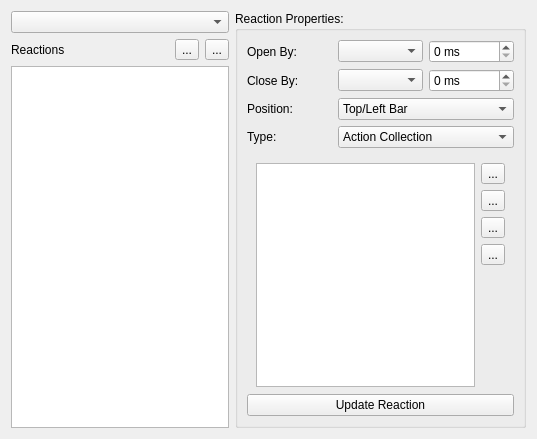
<?xml version="1.0" encoding="UTF-8"?>
<ui version="4.0">
 <class>ToolBarUIItemOptions</class>
 <widget class="QWidget" name="ToolBarUIItemOptions">
  <property name="geometry">
   <rect>
    <x>0</x>
    <y>0</y>
    <width>537</width>
    <height>439</height>
   </rect>
  </property>
  <property name="windowTitle">
   <string>Form</string>
  </property>
  <layout class="QHBoxLayout" name="horizontalLayout_2">
   <item>
    <layout class="QVBoxLayout" name="verticalLayout">
     <item>
      <widget class="QComboBox" name="toolbarCmb"/>
     </item>
     <item>
      <layout class="QHBoxLayout" name="horizontalLayout">
       <item>
        <widget class="QLabel" name="label_6">
         <property name="text">
          <string>Reactions</string>
         </property>
        </widget>
       </item>
       <item>
        <widget class="QToolButton" name="reactionAddBtn">
         <property name="text">
          <string>...</string>
         </property>
         <property name="icon">
          <iconset theme="list-add">
           <normaloff>../../../../../.designer/backup</normaloff>../../../../../.designer/backup</iconset>
         </property>
        </widget>
       </item>
       <item>
        <widget class="QToolButton" name="reactionRemoveBtn">
         <property name="text">
          <string>...</string>
         </property>
         <property name="icon">
          <iconset theme="list-remove">
           <normaloff>../../../../../.designer/backup</normaloff>../../../../../.designer/backup</iconset>
         </property>
        </widget>
       </item>
      </layout>
     </item>
     <item>
      <widget class="QListView" name="reactionListView"/>
     </item>
    </layout>
   </item>
   <item>
    <widget class="QGroupBox" name="reactionGroup">
     <property name="title">
      <string>Reaction Properties:</string>
     </property>
     <layout class="QGridLayout" name="gridLayout_3">
      <item row="0" column="0">
       <widget class="QLabel" name="label">
        <property name="text">
         <string>Open By:</string>
        </property>
       </widget>
      </item>
      <item row="0" column="1">
       <widget class="QComboBox" name="reactionOpenByCmb"/>
      </item>
      <item row="0" column="2">
       <widget class="QSpinBox" name="intReactionOpenTimeout">
        <property name="suffix">
         <string> ms</string>
        </property>
        <property name="maximum">
         <number>9999</number>
        </property>
       </widget>
      </item>
      <item row="1" column="0">
       <widget class="QLabel" name="label_4">
        <property name="text">
         <string>Close By:</string>
        </property>
       </widget>
      </item>
      <item row="1" column="1">
       <widget class="QComboBox" name="reactionCloseByCmb"/>
      </item>
      <item row="1" column="2">
       <widget class="QSpinBox" name="intReactionCloseTimeout">
        <property name="suffix">
         <string> ms</string>
        </property>
        <property name="maximum">
         <number>9999</number>
        </property>
       </widget>
      </item>
      <item row="2" column="0">
       <widget class="QLabel" name="label_5">
        <property name="text">
         <string>Position:</string>
        </property>
       </widget>
      </item>
      <item row="2" column="1" colspan="2">
       <widget class="QComboBox" name="positionSetCmb">
        <item>
         <property name="text">
          <string>Top/Left Bar</string>
         </property>
        </item>
        <item>
         <property name="text">
          <string>Bottom/Right Bar</string>
         </property>
        </item>
       </widget>
      </item>
      <item row="3" column="0">
       <widget class="QLabel" name="label_3">
        <property name="text">
         <string>Type:</string>
        </property>
       </widget>
      </item>
      <item row="3" column="1" colspan="2">
       <widget class="QComboBox" name="reactionTypeCmb">
        <item>
         <property name="text">
          <string>Action Collection</string>
         </property>
        </item>
        <item>
         <property name="text">
          <string>Dockers Collection</string>
         </property>
        </item>
       </widget>
      </item>
      <item row="4" column="0" colspan="3">
       <widget class="QStackedWidget" name="stackedWidget">
        <property name="currentIndex">
         <number>0</number>
        </property>
        <widget class="QWidget" name="page">
         <layout class="QGridLayout" name="gridLayout_2">
          <property name="bottomMargin">
           <number>1</number>
          </property>
          <item row="3" column="1" rowspan="5">
           <widget class="QListView" name="actionsListView"/>
          </item>
          <item row="3" column="2">
           <widget class="QToolButton" name="actionAddBtn">
            <property name="text">
             <string>...</string>
            </property>
            <property name="icon">
             <iconset theme="list-add">
              <normaloff>../../../../../../../..</normaloff>../../../../../../../..</iconset>
            </property>
           </widget>
          </item>
          <item row="4" column="2">
           <widget class="QToolButton" name="actionRemoveBtn">
            <property name="text">
             <string>...</string>
            </property>
            <property name="icon">
             <iconset theme="list-remove">
              <normaloff>../../../../../../../..</normaloff>../../../../../../../..</iconset>
            </property>
           </widget>
          </item>
          <item row="5" column="2">
           <widget class="QToolButton" name="actionOrderUpBtn">
            <property name="text">
             <string>...</string>
            </property>
            <property name="icon">
             <iconset theme="arrow-up">
              <normaloff>../../../../../.designer/backup</normaloff>../../../../../.designer/backup</iconset>
            </property>
           </widget>
          </item>
          <item row="6" column="2">
           <widget class="QToolButton" name="actionOrderDownBtn">
            <property name="text">
             <string>...</string>
            </property>
            <property name="icon">
             <iconset theme="arrow-down">
              <normaloff>../../../../../.designer/backup</normaloff>../../../../../.designer/backup</iconset>
            </property>
           </widget>
          </item>
         </layout>
        </widget>
        <widget class="QWidget" name="page_2">
         <layout class="QGridLayout" name="gridLayout">
          <property name="bottomMargin">
           <number>1</number>
          </property>
          <item row="1" column="0" rowspan="5" colspan="3">
           <widget class="QListView" name="dockerListView"/>
          </item>
          <item row="0" column="3">
           <widget class="QToolButton" name="dockerIconNameBtn">
            <property name="text">
             <string>...</string>
            </property>
           </widget>
          </item>
          <item row="7" column="0" colspan="4">
           <widget class="QComboBox" name="dockerDockType">
            <item>
             <property name="text">
              <string>Default</string>
             </property>
            </item>
            <item>
             <property name="text">
              <string>Floating</string>
             </property>
            </item>
            <item>
             <property name="text">
              <string>Docked</string>
             </property>
            </item>
            <item>
             <property name="text">
              <string>Floating Mobile</string>
             </property>
            </item>
            <item>
             <property name="text">
              <string>Dock Mobile</string>
             </property>
            </item>
           </widget>
          </item>
          <item row="1" column="3">
           <widget class="QToolButton" name="dockerAddBtn">
            <property name="text">
             <string>...</string>
            </property>
            <property name="icon">
             <iconset theme="list-add">
              <normaloff>../../../../../../../..</normaloff>../../../../../../../..</iconset>
            </property>
           </widget>
          </item>
          <item row="0" column="0">
           <widget class="QLabel" name="label_2">
            <property name="text">
             <string>Icon:</string>
            </property>
           </widget>
          </item>
          <item row="2" column="3">
           <widget class="QToolButton" name="dockerRemoveBtn">
            <property name="text">
             <string>...</string>
            </property>
            <property name="icon">
             <iconset theme="list-remove">
              <normaloff>../../../../../../../..</normaloff>../../../../../../../..</iconset>
            </property>
           </widget>
          </item>
          <item row="0" column="1" colspan="2">
           <widget class="QLabel" name="dockerIconNameLabel">
            <property name="text">
             <string>[Default Icon]</string>
            </property>
           </widget>
          </item>
         </layout>
        </widget>
       </widget>
      </item>
      <item row="5" column="0" colspan="3">
       <widget class="QPushButton" name="reactionUpdateBtn">
        <property name="text">
         <string>Update Reaction</string>
        </property>
        <property name="icon">
         <iconset theme="document-save"/>
        </property>
       </widget>
      </item>
     </layout>
    </widget>
   </item>
  </layout>
 </widget>
 <resources/>
 <connections/>
</ui>
